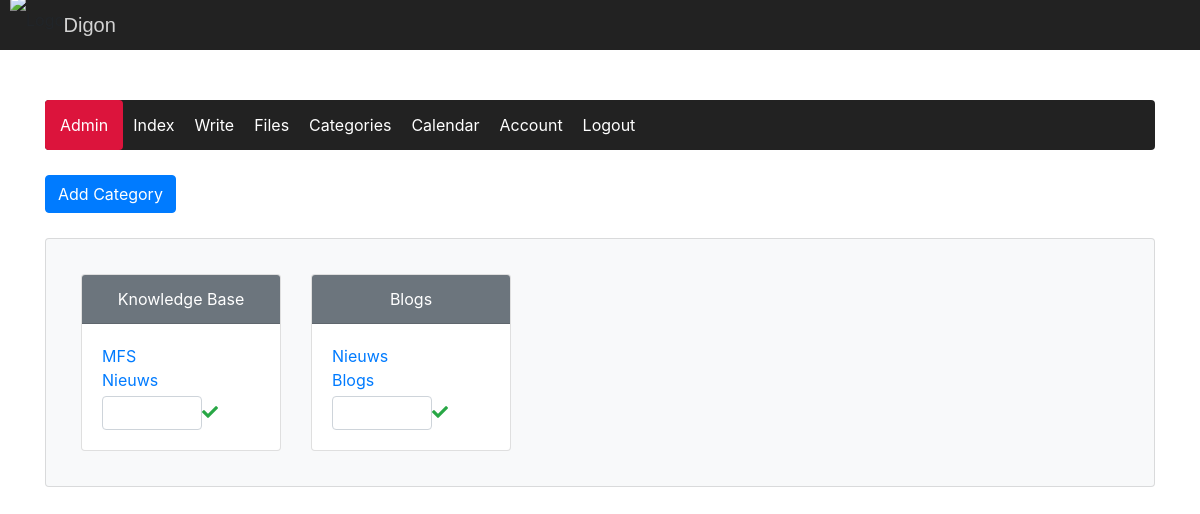
Page /pages/categories.php (signed in) on the committed database.
### tables this page shows
CREATE TABLE `category` (
  `row_id` int(11) NOT NULL,
  `category` varchar(50) NOT NULL,
  `parent_id` int(11) NOT NULL
);

### classes/dbh.class.php (called while the page is built, shortened)
<?php
    class Dbh {
        private $servername = "localhost";
        private $username = "root";
        private $password = "";
        private $dbname = "nicms";
        protected function connect() {
            $conn = new mysqli($this->servername, $this->username, $this->password, $this->dbname);
            return $conn;
        }
    }
?>

### classes/category.class.php (called while the page is built, shortened)
<?php
    class Category extends Dbh {
        protected function getCatsAndSubcats() {
            $sql = "SELECT p.row_id AS p_row_id, p.category AS p_category, p.parent_id AS p_parent_id, c.row_id AS c_row_id, c.category AS c_category, c.parent_id AS c_parent_id
            FROM category p LEFT JOIN category c
            ON p.row_id = c.parent_id WHERE p.parent_id = 0 ORDER BY p.row_id ASC, c.row_id ASC";
            $result = $this->connect()->query($sql);
            return $result;
        }
    }
?>

### classes/categoryview.class.php (the view, shortened to what this page needs)
<?php
    class CategoryView extends Category {
        public function showCatsAndSubcats() {
            $FunctionsObj = new Functions();
            $result = $this->getCatsAndSubcats();
            $row_id = "";
            if ($result->num_rows > 0) {
                while($row = $result->fetch_assoc()) {
                    if ($row_id != $row["p_row_id"]) {
                        if ($row_id != "") {
                            echo "<div>";
                            echo "<input class='add-subcategory form-control' id='subcategoryName".$row_id."' type='text'>";
                            echo "<i class='fas fa-check text-success' onclick='AddSubcategory(".$row_id.")'></i>";
                            echo "</div> </div> </div>";
                        }
                        echo "<div class='card categories-category-card'>";
                        echo "<div class='card-header bg-secondary text-white'>";
                        echo $row['p_category'];
                        echo "<i class='delete-categories-icon text-white far fa-trash-alt' onclick='AskCategoryDelete(".$row['p_row_id'].",0)'></i><br>";
                        echo "</div>";
                        echo "<div class='card-body text-primary text-left'>";
                        if ($row["c_category"]) {
                        echo $row['c_category'];
                        echo "<i class='delete-categories-icon text-dark far fa-trash-alt' onclick='AskCategoryDelete(".$row['c_row_id'].",1)'></i><br>";
                        }
                    } else {
                        echo $row['c_category'];
                        echo "<i class='delete-categories-icon text-dark far fa-trash-alt' onclick='AskCategoryDelete(".$row['c_row_id'].",1)'></i><br>";
                    }
                    $row_id = $row["p_row_id"];
                }
            } else {
                echo $FunctionsObj->outcomeMessage("warning","No categories have been found! Create your first.");
                return false;
            }
            echo "<div>";
            echo "<input class='add-subcategory form-control' id='subcategoryName".$row_id."' type='text'>";
            echo "<i class='fas fa-check text-success' onclick='AddSubcategory(".$row_id.")'></i>";
            echo "</div> </div> </div>";
        }
    }
?>

### styles/style.css (style rules this page uses)
* { margin: 0; padding: 0; scroll-behavior: smooth; }
.form-control { resize: none; }
.categories-category-card { margin: 15px; text-align: center; min-width: 200px !important; position: relative; }
.add-subcategory { width: 100px !important; font-size: 13px !important; display: inline-block !important; padding: 0px 4px !important; line-height: 1 !important; margin: 4px 0px 0px 0px !important; }
.fa-check { cursor: pointer; }

### rows in the picture
category: category "Knowledge Base", category.category "MFS", category.category "Nieuws"
category: category "Blogs", category.category "Nieuws", category.category "Blogs"

### other values in the picture
$text "Admin"
